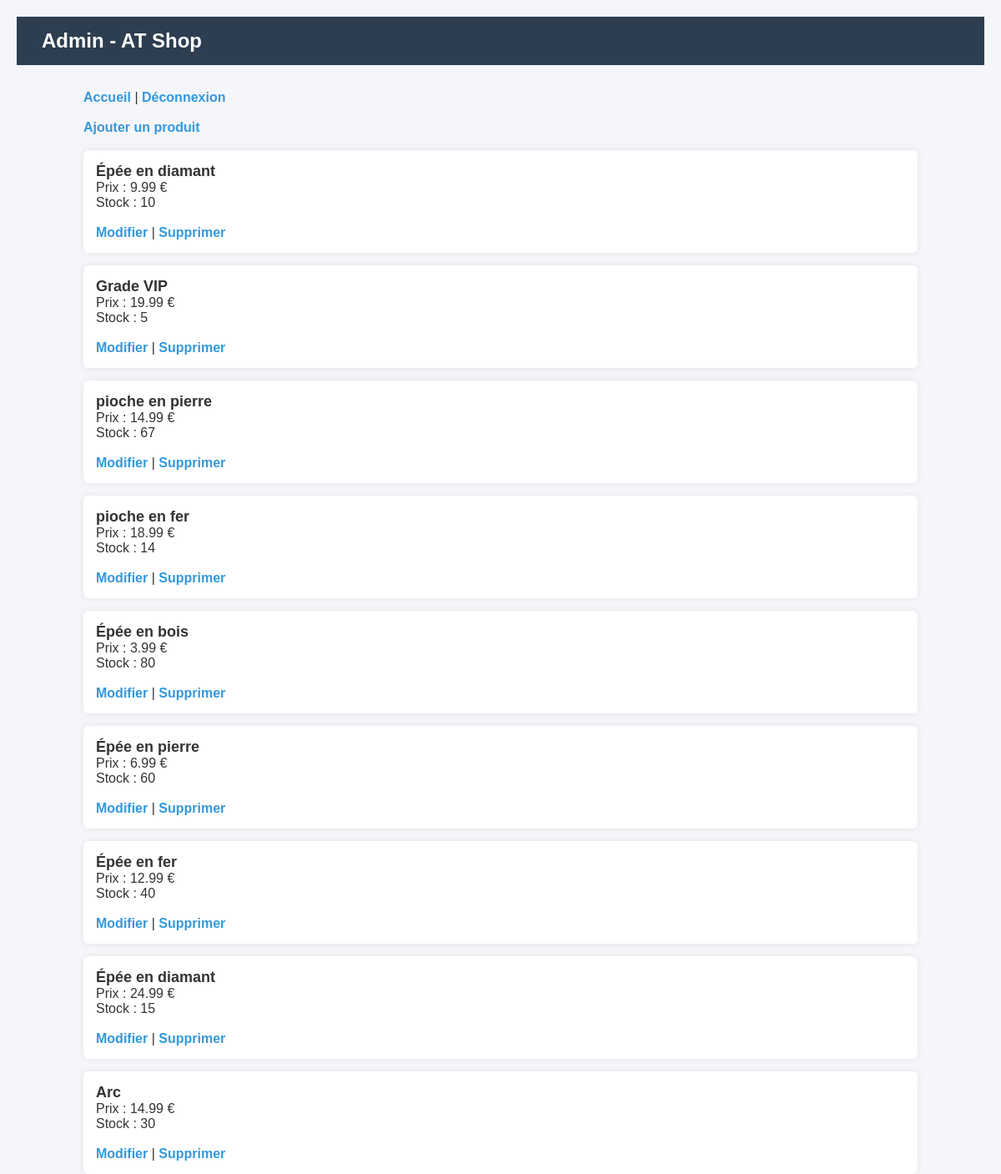
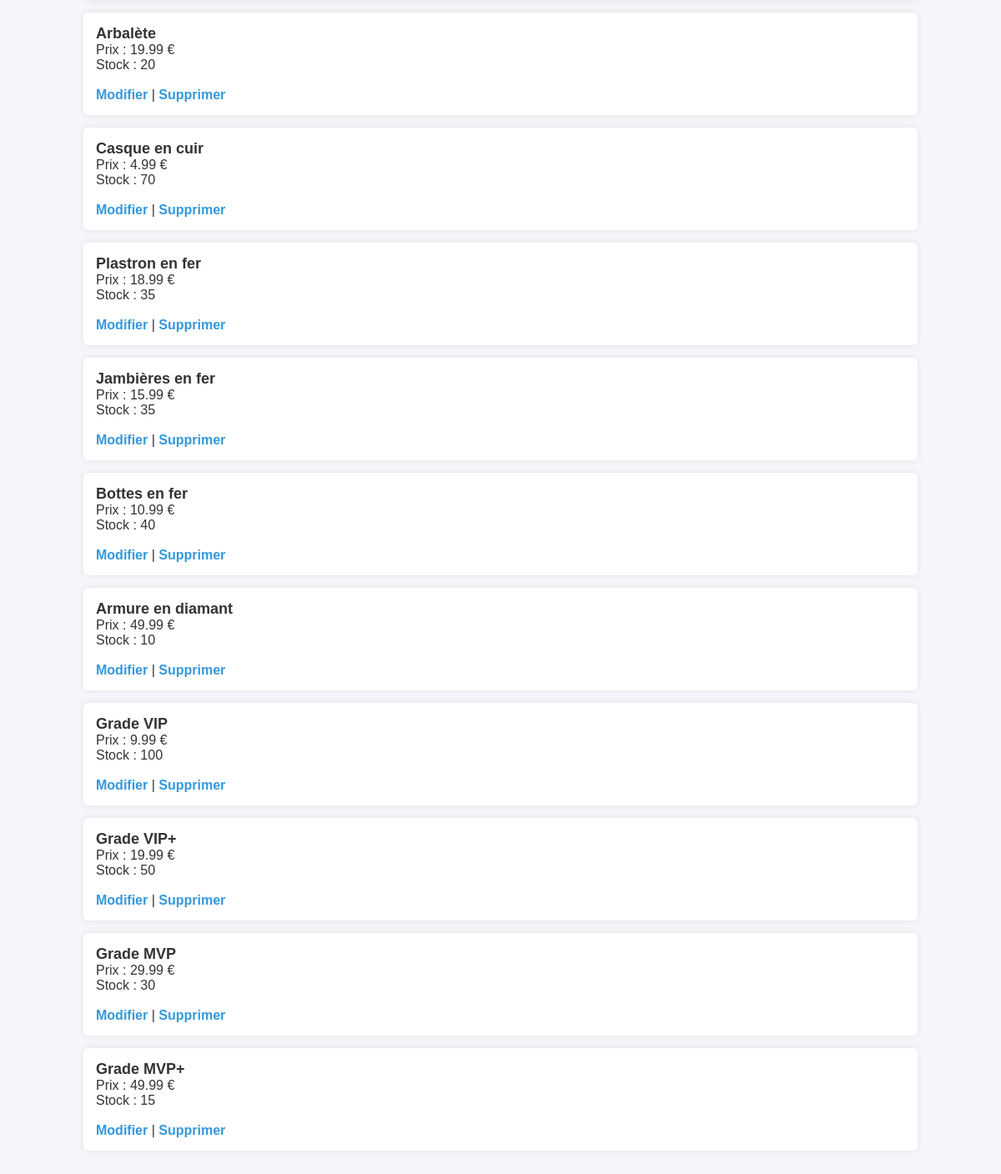
The app's page /public/admin/dashboard.php (signed in) with its own data (2 pictures, top to bottom).
### tables this page shows
CREATE TABLE IF NOT EXISTS `products` (
  `id` int NOT NULL AUTO_INCREMENT,
  `name` varchar(100) NOT NULL,
  `description` text,
  `price` decimal(10,2) NOT NULL,
  `image` varchar(255) DEFAULT NULL,
  `stock` int DEFAULT '0',
  `type` varchar(50) NOT NULL,
  `category_id` int NOT NULL,
  `created_at` datetime DEFAULT CURRENT_TIMESTAMP,
  PRIMARY KEY (`id`),
  KEY `fk_category` (`category_id`)
);

### autoload.php (called while the page is built, shortened)
<?php
spl_autoload_register(function ($class) {
    $baseDir = __DIR__ . '/src/';
    $file = $baseDir . str_replace('\\', '/', $class) . '.php';
});

### src/repository/ProductRepository.php (called while the page is built, shortened)
<?php
class ProductRepository
{
    private PDO $pdo;
    public function __construct(PDO $pdo)
    {
        $this->pdo = $pdo;
    }
    public function findAll(): array
    {
        $stmt = $this->pdo->query("SELECT * FROM products");
        $rows = $stmt->fetchAll();
        $products = [];
        foreach ($rows as $row) {
            $products[] = new Product(
                (int)$row['id'],
                $row['name'],
                $row['description'],
                (float)$row['price'],
                (int)$row['category_id'],
                (int)$row['stock']
            );
        }
        return $products;
    }
}

### src/entity/Product.php (called while the page is built, shortened)
<?php
class Product
{
    private ?int $id;
    private string $name;
    private float $price;
    private int $stock;
    public function __construct(
        ?int $id,
        string $name,
        string $description,
        float $price,
        int $category_id,
        int $stock
    ) {
        $this->id = $id;
        $this->name = $name;
        $this->price = $price;
        $this->stock = $stock;
    }
    public function getId(): ?int { return $this->id; }
    public function getName(): string { return $this->name; }
    public function getPrice(): float { return $this->price; }
    public function getStock(): int { return $this->stock; }
}

### public/admin/dashboard.php (the view, shortened to what this page needs)
<?php
require_once __DIR__ . '/../../autoload.php';
require_once __DIR__ . '/../../config/database.php';
$repo = new ProductRepository($pdo);
$products = $repo->findAll();
?>
<!DOCTYPE html>
<html lang="fr">
<head>
    <link rel="stylesheet" href="/Projet-AT-Shop/public/assets/css/style.css">
</head>
<body>
<header>
    <h1>Admin - AT Shop</h1>
</header>
<div class="container">
    <a href="/Projet-AT-Shop/public/index.php">Accueil</a> |
    <a href="/Projet-AT-Shop/public/logout.php">Déconnexion</a>
    <br><br>
    <a href="add_product.php">Ajouter un produit</a>
    <br><br>
    <?php foreach ($products as $product): ?>
        <div class="product-card">
            <strong><?= htmlspecialchars($product->getName()) ?></strong><br>
            Prix : <?= $product->getPrice() ?> €<br>
            Stock : <?= $product->getStock() ?><br><br>
            <a href="edit_product.php?id=<?= $product->getId() ?>">Modifier</a> |
            <a href="delete_product.php?id=<?= $product->getId() ?>"
               onclick="return confirm('Supprimer ?')">Supprimer</a>
        </div>
    <?php endforeach; ?>
</div>
</body>
</html>

### public/assets/css/style.css (style rules this page uses)
* { margin: 0; padding: 0; box-sizing: border-box; font-family: Arial, Helvetica, sans-serif; }
body { background-color: #f5f6fa; color: #333; padding: 20px; }
header { background: #2c3e50; color: white; padding: 15px 30px; margin-bottom: 30px; }
header h1 { font-size: 24px; }
a { color: #3498db; text-decoration: none; font-weight: bold; }
.product-card { background: white; padding: 15px; margin-bottom: 15px; border-radius: 6px; box-shadow: 0 0 8px rgba(0,0,0,0.08); }
.product-card strong { font-size: 18px; }
.container { max-width: 1000px; margin: auto; }

### records on screen
products: name "Épée en diamant", price "9.99", stock "10"
products: name "Grade VIP", price "19.99", stock "5"
products: name "pioche en pierre", price "14.99", stock "67"
products: name "pioche en fer", price "18.99", stock "14"
products: name "Épée en bois", price "3.99", stock "80"
products: name "Épée en pierre", price "6.99", stock "60"
products: name "Épée en fer", price "12.99", stock "40"
products: name "Épée en diamant", price "24.99", stock "15"
products: name "Arc", price "14.99", stock "30"
products: name "Arbalète", price "19.99", stock "20"
products: name "Casque en cuir", price "4.99", stock "70"
products: name "Plastron en fer", price "18.99", stock "35"
products: name "Jambières en fer", price "15.99", stock "35"
products: name "Bottes en fer", price "10.99", stock "40"
products: name "Armure en diamant", price "49.99", stock "10"
products: name "Grade VIP", price "9.99", stock "100"
products: name "Grade VIP+", price "19.99", stock "50"
products: name "Grade MVP", price "29.99", stock "30"
products: name "Grade MVP+", price "49.99", stock "15"
